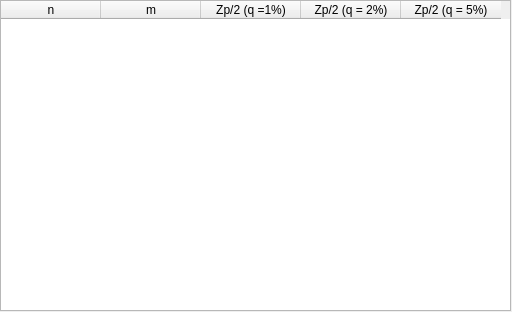
<?xml version="1.0" encoding="UTF-8"?>
<ui version="4.0">
 <class>tabl2Dialog</class>
 <widget class="QDialog" name="tabl2Dialog">
  <property name="geometry">
   <rect>
    <x>0</x>
    <y>0</y>
    <width>512</width>
    <height>312</height>
   </rect>
  </property>
  <property name="windowTitle">
   <string>Dialog</string>
  </property>
  <widget class="QTableWidget" name="tableWidget">
   <property name="geometry">
    <rect>
     <x>0</x>
     <y>0</y>
     <width>511</width>
     <height>311</height>
    </rect>
   </property>
   <column>
    <property name="text">
     <string>n</string>
    </property>
   </column>
   <column>
    <property name="text">
     <string>m</string>
    </property>
   </column>
   <column>
    <property name="text">
     <string>Zp/2 (q =1%)</string>
    </property>
   </column>
   <column>
    <property name="text">
     <string>Zp/2 (q = 2%)</string>
    </property>
   </column>
   <column>
    <property name="text">
     <string>Zp/2 (q = 5%)</string>
    </property>
   </column>
  </widget>
 </widget>
 <resources/>
 <connections/>
</ui>
